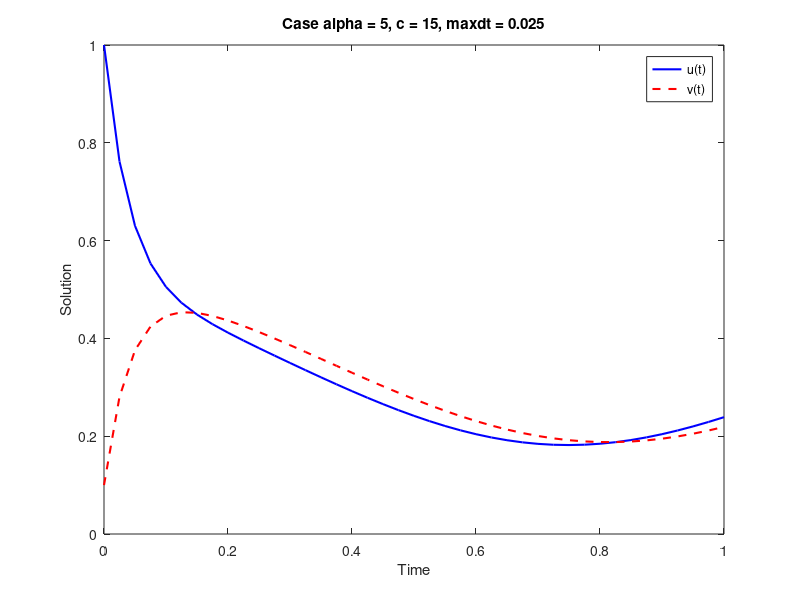

Reproduce this figure in MATLAB.
function FullyImplicitSystem1a(alpha, c, tau)
    if nargin < 3
        alpha = 5;
        c = 15;
        tau = 0.025;
    end

    % Discretization parameters
    T = 1;
    dt = tau;
    t = 0:dt:T;
    Nsteps = length(t);

    % Initial conditions
    uold = 1;
    vold = 0.1; 

    unew = zeros(1, Nsteps);
    vnew = zeros(1, Nsteps);

    unew(1) = uold;
    vnew(1) = vold;

    % Define the function g(t)
    g = @(t) -sin(4*t);

    % Newton's method Parameters
    tolerance = 1e-8;
    maxiter = 12;

    % Main loop for time stepping
    for i = 2:Nsteps
        unext = uold; % Initial guess
        iter = 0;

        % Update U (using Newton's method) 
        while iter < maxiter
            F = unext - uold - dt*g(t(i)) + dt*alpha*unext^3 + c*dt*(unext - ((c*dt*unext) + vold)/(1 + c*dt));
            F_prime = 3*dt*alpha*unext^2 + (1+2*c*dt)/(1+c*dt);

            % Newton's update
            unextnew = unext - F/F_prime;

            % Check for convergence
            if abs((unextnew-unext)/(1e-5 + abs(unext))) < tolerance
                break; % convergence achieved
            end  

            % Update guess for next iteration
            unext  = unextnew;
            iter = iter + 1;
        end

        % Store new value of u after convergence
        unew(i) = unextnew;

        % Update V
        vnew(i) = (1/(1+c*dt))*(c*dt*unew(i) + vold);

        % Update old values for next time step
        uold = unew(i);
        vold = vnew(i);

    end    

    % Plot the results
    figure;
    plot(t, unew, 'b', 'LineWidth', 1.5, 'DisplayName', 'u(t)');
    hold on;
    plot(t, vnew, 'r--', 'LineWidth', 1.5, 'DisplayName', 'v(t)');
    xlabel('Time');
    ylabel('Solution');
    legend('u(t)', 'v(t)');
    title(sprintf('Case alpha = %g, c = %g, maxdt = %.3f', alpha, c, tau));
    xlim([0 1]);
    ylim([0 1]);








end